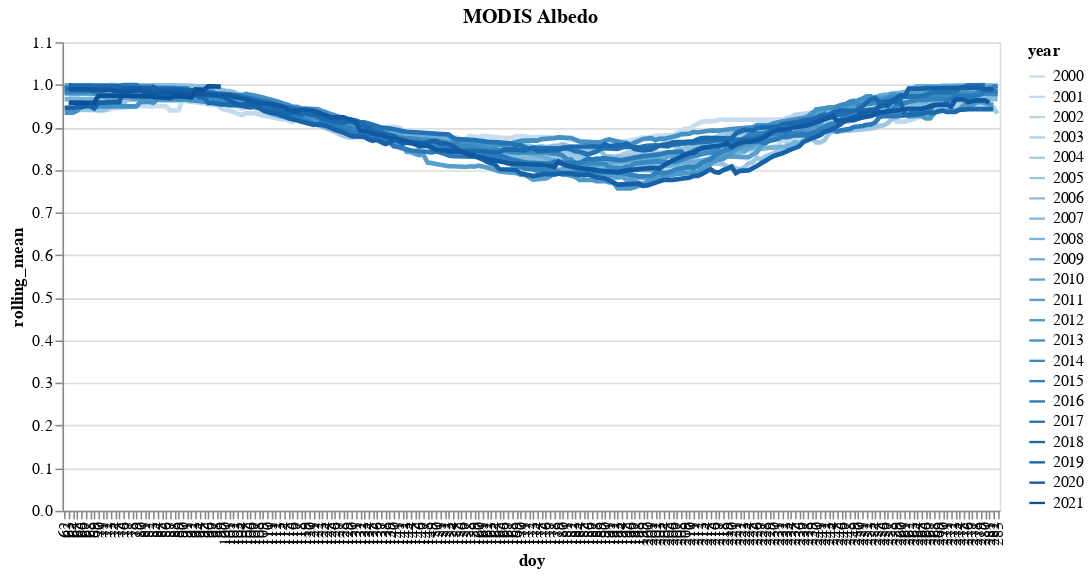

Notebook cell for this chart:
### Code cell
albedoChart1

### Figure 1 — Vega-Lite specification as saved in the notebook (floating-point values rounded to 4 significant figures; data arrays with more than 128 entries replaced by an {"elided": "..."} marker saying what was removed)
{"config": {"view": {"continuousWidth": 400, "continuousHeight": 300}}, "data": {"name": "data-f12f643efb1748caf2f53d516708038a"}, "mark": {"type": "line", "color": "red", "size": 3}, "encoding": {"color": {"type": "ordinal", "field": "year"}, "opacity": {"condition": {"value": 1, "selection": "selector007"}, "value": 0.2}, "x": {"type": "ordinal", "field": "doy"}, "y": {"type": "quantitative", "field": "rolling_mean"}}, "height": 300, "selection": {"selector007": {"type": "multi", "fields": ["year"], "bind": "legend"}, "selector008": {"type": "interval", "bind": "scales", "encodings": ["x", "y"]}}, "title": "MODIS Albedo", "transform": [{"window": [{"op": "mean", "field": "Snow_Albedo_Daily_Tile", "as": "rolling_mean"}], "frame": [-15, 15]}], "width": 600, "$schema": "https://vega.github.io/schema/vega-lite/v4.8.1.json", "datasets": {"data-f12f643efb1748caf2f53d516708038a": {"elided": "3531 records"}}}
